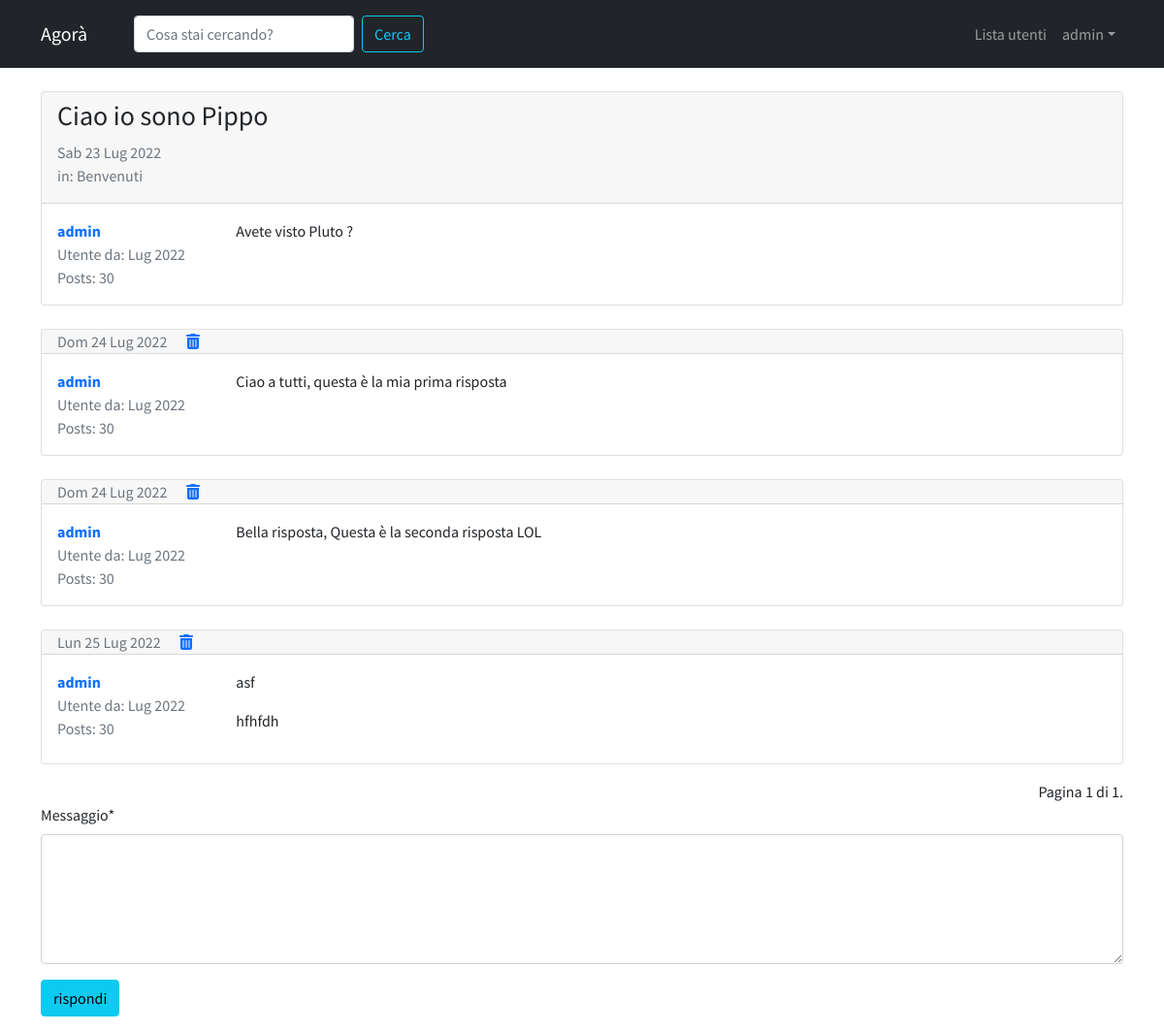
The page /forum/discussione/6/ (signed in) on the database its author committed.
### forum/models.py (models this page shows, shortened)
class Discussione(models.Model):
    titolo = models.CharField(max_length=120)
    data_creazione = models.DateTimeField(auto_now_add=True)
    sezione_appartenenza = models.ForeignKey(Sezione,on_delete=models.CASCADE)
    autore_discussione = models.ForeignKey(User,on_delete=models.CASCADE,related_name="discussioni")
    class Meta:
        verbose_name = "Discussione"
        verbose_name_plural = "Discussioni"

class Post(models.Model):
    contenuto = models.TextField()
    data_creazione = models.DateTimeField(auto_now_add=True)
    autore_post = models.ForeignKey(User, on_delete=models.CASCADE,related_name="posts")
    discussione = models.ForeignKey(Discussione, on_delete=models.CASCADE)
    class Meta:
        verbose_name = "Post"
        verbose_name_plural = "Posts"

class Sezione(models.Model):
    nome_sezione = models.CharField(max_length=80)
    logo_sezione = models.ImageField(blank=True, null=True)
    descrizione = models.CharField(max_length=150, blank=True, null=True)
    def __str__(self):
        return self.nome_sezione
    class Meta:
        verbose_name = "Sezione"
        verbose_name_plural = "Sezioni"

### forum/views.py (the view)
# urls.py: path('discussione/<int:pk>/',visualizza_discussione,name="discussione_view"),
def visualizza_discussione(request,pk):
    discussione = get_object_or_404(Discussione,pk=pk)
    posts_discussione = Post.objects.filter(discussione = discussione)
    form_risposta = PostModelForm()
    paginator = Paginator(posts_discussione, 4)
    page = request.GET.get("page")
    posts = paginator.get_page(page)
    context = {
        "discussione" : discussione,
        "posts_discussione" : posts,
        "form_risposta" : form_risposta,
    }
    return render(request,'forum/singola_discussione.html',context)

### forum/forms.py
class PostModelForm(forms.ModelForm):
    class Meta:
        model = Post
        fields = ["contenuto"]
        widgets = {
            "contenuto": forms.Textarea(attrs={'rows':'5'})
        }
        labels = { "contenuto" : "Messaggio" }

### templates/forum/singola_discussione.html (shortened to what this page needs)
{% extends 'base.html' %}
    {% load crispy_forms_tags %}
    {% block content %}
        {% for post in posts_discussione %}
        <section class="mt-4">
            <div class="card my-3">
                {% if forloop.first and not "page" in request.get_full_path %}
                    <div class="card-header pb-0">
                        <h3>{{ discussione.titolo }}</h3>
                        <p class="text-muted">
                            {{ discussione.data_creazione|date:"D d M Y" }}
                            <br>
                            in: {{ discussione.sezione_appartenenza }}
                        </p>
                    </div>
                {% else %}
                    <div class="card-header py-0">
                        <p class="text-muted mb-0">
                            {{ post.data_creazione|date:"D d M Y" }}
                            {% if request.user == post.autore_post %}
                                <a href="{% url 'rimuovi_post' id=discussione.pk pk=post.pk %}">
                                    <img class="fa-solid fa-trash-can ms-3" alt="rimuovi">
                                </a>
                            {% endif %}
                        </p>
                    </div>
                {% endif %}
                <div class="card-body">
                    <div class="row">
                        <div class="col-xl-2 col-4">
                            <p class="mb-0">
                                <a href="{% url 'user_profile' username=post.autore_post.username %}">
                                    <strong>{{ post.autore_post }}</strong>
                                </a>
                            </p>
                            <p class="text-muted mb-0">
                                Utente da: {{ post.autore_post.date_joined|date:"M Y" }}
                            </p>
                            <p class="text-muted mb-0">
                                Posts: {{ post.autore_post.posts.count }}
                            </p>
                        </div>
                        <div class="col-xl-10 col-8">
                            <p class="my-0">{{ post.contenuto|linebreaks }}</p>
                        </div>
                    </div>
                </div>
            </div>
        </section>
        {% endfor %}
        <div class="text-end">
            <span class="step-links">
                <span class="current">
                    Pagina {{ posts_discussione.number }} di {{ posts_discussione.paginator.num_pages }}.
                </span>
            </span>
        </div>
        {% if request.user.is_authenticated %}
            {% include 'forum/form_risposta.html' %}
        {% endif %}
    {% endblock content %}

### templates/base.html (shortened to what this page needs)
{% load static %}
<!doctype html>
<html lang="en">
  <head>
    <link href="https://cdn.jsdelivr.net/npm/bootstrap@5.0.2/dist/css/bootstrap.min.css" rel="stylesheet">
    <link rel="stylesheet" href="{% static 'agora.css' %}">
  </head>
  <body>
    <nav class="navbar navbar-expand-lg navbar-dark bg-dark">
      <div class="container">
        <a class="navbar-brand me-5" href="/">Agorà</a>
        <div class="collapse navbar-collapse" id="navbarSupportedContent">
          <form class="d-flex mt-2 mb-2" role="search" action="{% url 'funzione_cerca' %}">
            <input name="q" class="form-control me-2" type="search" placeholder="Cosa stai cercando?" aria-label="Search">
            <button class="btn btn-outline-info me-5" type="submit">Cerca</button>
          </form>
          <ul class="navbar-nav ms-auto">
            <li class="nav-item">
              <a class="nav-link" aria-current="page" href="{% url 'user_list' %}"> Lista utenti </a>
            </li>
            {% if request.user.is_authenticated %}
            <li class="nav-item dropdown">
              <a
              href="#"
              class="nav-link dropdown-toggle"
              id="navbarDropdown"
              role="button"
              data-bs-toggle="dropdown"
              >{{ request.user.username }}</a>
            </li>
            {% endif %}
          </ul>
        </div>
      </div>
    </nav>
    <div class="container">
        {% block content %}
        {% endblock content %}
    </div>
  </body>
</html>

### static/agora.css (style rules this page uses)
body { font-family: 'Source Sans Pro', sans-serif!important; }
a,a:hover { text-decoration:none!important; }

### rows shown on the page
Post: autore_post "admin", autore_post.date_joined "Lug 2022", autore_post.posts.count "30", contenuto "Avete visto Pluto ?"
Discussione: titolo "Ciao io sono Pippo", data_creazione "Sab 23 Lug 2022", sezione_appartenenza "Benvenuti"
Post: data_creazione "Dom 24 Lug 2022", autore_post "admin", autore_post.date_joined "Lug 2022", autore_post.posts.count "30", contenuto "Ciao a tutti, questa è la mia prima risposta"
Post: data_creazione "Dom 24 Lug 2022", autore_post "admin", autore_post.date_joined "Lug 2022", autore_post.posts.count "30", contenuto "Bella risposta, Questa è la seconda risposta LOL"
Post: data_creazione "Lun 25 Lug 2022", autore_post "admin", autore_post.date_joined "Lug 2022", autore_post.posts.count "30", contenuto "asf hfhfdh"

### other values the page prints
{{ request.user.username }} "admin"
{{ posts_discussione.number }} "1"
{{ posts_discussione.paginator.num_pages }} "1"
